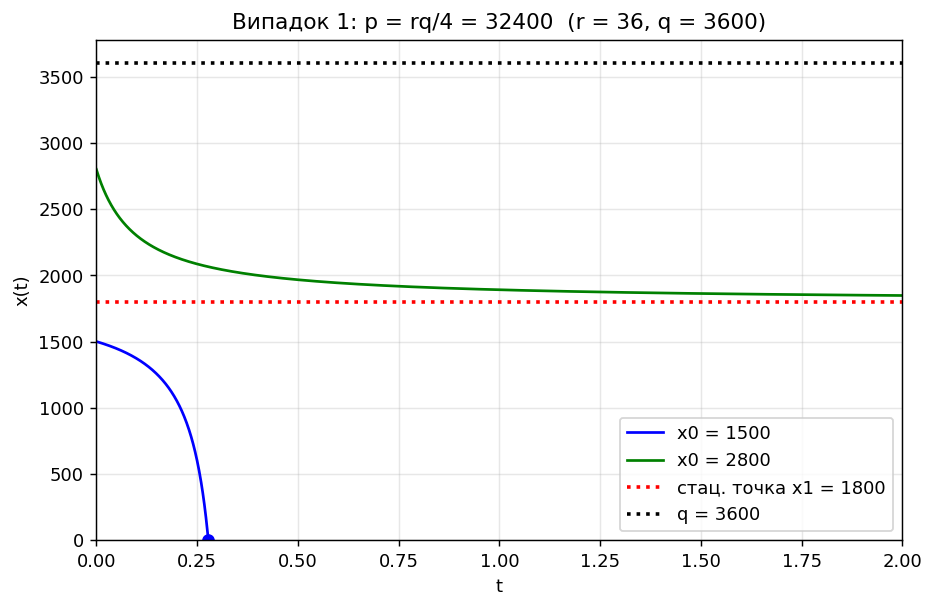

The script that saved this image:
# Модель: dx/dt = r*x*(1 - x/q) - p
# Випадок 1: квота p = rq/4 (одна подвійна стаціонарна точка)
import numpy as np
import matplotlib.pyplot as plt
from scipy.integrate import solve_ivp

# Вихідні дані: N – номер у списку групи
N = 12
r = 2*N if N <= 8 else (3*N if N <= 16 else 4*N)          # темп росту
q = 200*N if N <= 8 else (300*N if N <= 16 else 400*N)    # ємність середовища
print(f"N = {N}:  r = {r},  q = {q}")

#Загальний аналіз
# Стаціонарні точки: r*x*(1 - x/q) - p = 0  <=>  -(r/q)x^2 + r*x - p = 0
# x1,2 = (rq ± sqrt(r^2 q^2 - 4rpq)) / (2r)
# Дискримінант r^2 q^2 - 4rpq = 0  =>  критична квота p = rq/4
p_crit = r*q/4
print(f"Критична квота p = rq/4 = {p_crit:g}")

# Випадок 1: p = rq/4
p = p_crit
x_st = np.roots([-r/q, r, -p]).real         
b = x_st[0]
print(f"\nВипадок 1. p = {p:g}")
print(f"Стаціонарна точка (подвійна): x1 = q/2 = {b:g}")

def d1(t, x):                                 # права частина рівняння
    return r*x*(1 - x/q) - p

def extinct(t, x):                            # подія: популяція вимерла (x = 0)
    return x[0]
extinct.terminal = True

T = 2                                          # проміжок часу для графіка
x0_list = [1500, 2800]                         # x0 < x1  та  q > x0 > x1
colors = ["blue", "green"]

plt.figure(figsize=(8, 5))
for x0, c in zip(x0_list, colors):
    sol = solve_ivp(d1, [0, T], [x0], events=extinct, max_step=0.001)  
    plt.plot(sol.t, sol.y[0], color=c, label=f"x0 = {x0}")
    if sol.t_events[0].size:
        te = sol.t_events[0][0]
        plt.plot(te, 0, "o", color=c)
        print(f"x0 = {x0}: популяція вимирає за час t* ≈ {te:.4f}")
    else:
        print(f"x0 = {x0}: x({T}) ≈ {sol.y[0][-1]:.2f}  ->  прямує до {b:g}")

plt.axhline(b, color="red", ls=":", lw=2, label=f"стац. точка x1 = {b:g}")
plt.axhline(q, color="black", ls=":", lw=2, label=f"q = {q}")
plt.xlim(0, T); plt.ylim(0, q*1.05)
plt.xlabel("t"); plt.ylabel("x(t)")
plt.title(f"Випадок 1: p = rq/4 = {p:g}  (r = {r}, q = {q})")
plt.legend(); plt.grid(alpha=.3)
plt.savefig("case1.png", dpi=130, bbox_inches="tight")
plt.show()

# Висновок: якщо x0 < x1, популяція прямує до нуля (вимирає за скінченний час);
# якщо x0 > x1, популяція прямує до стаціонарного значення x1 = q/2.
